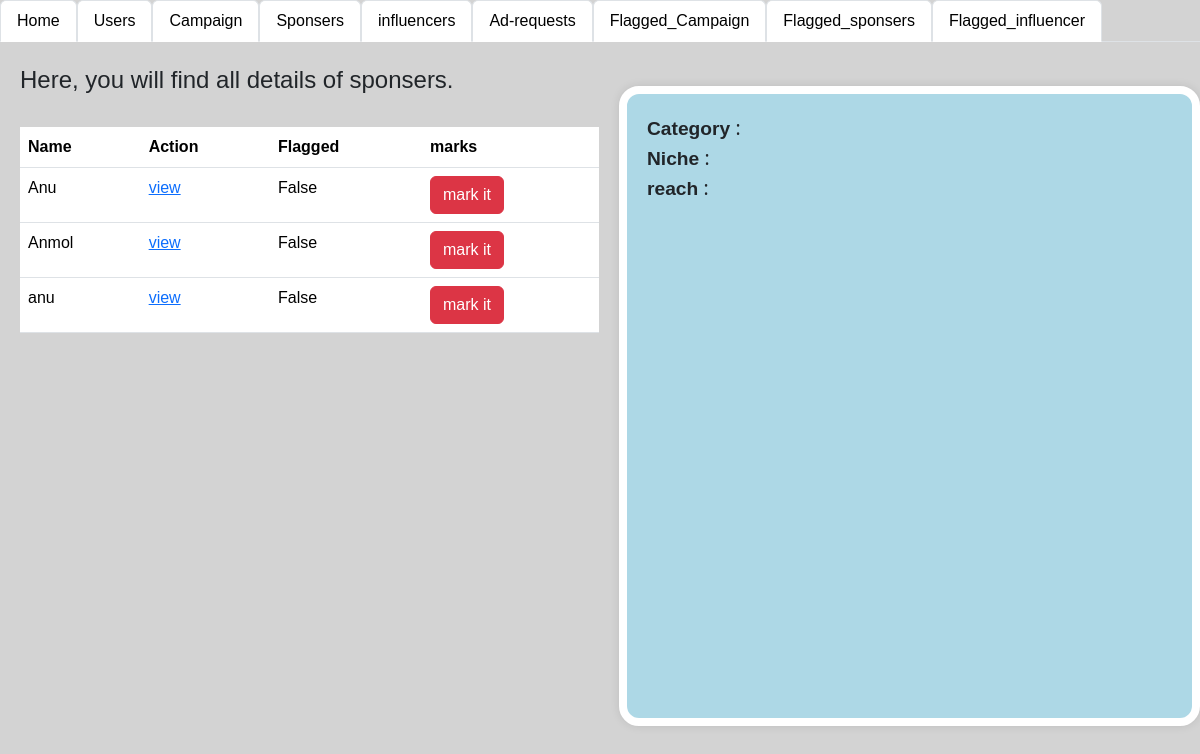
/admin_info, run on an earlier commit of the app's database.
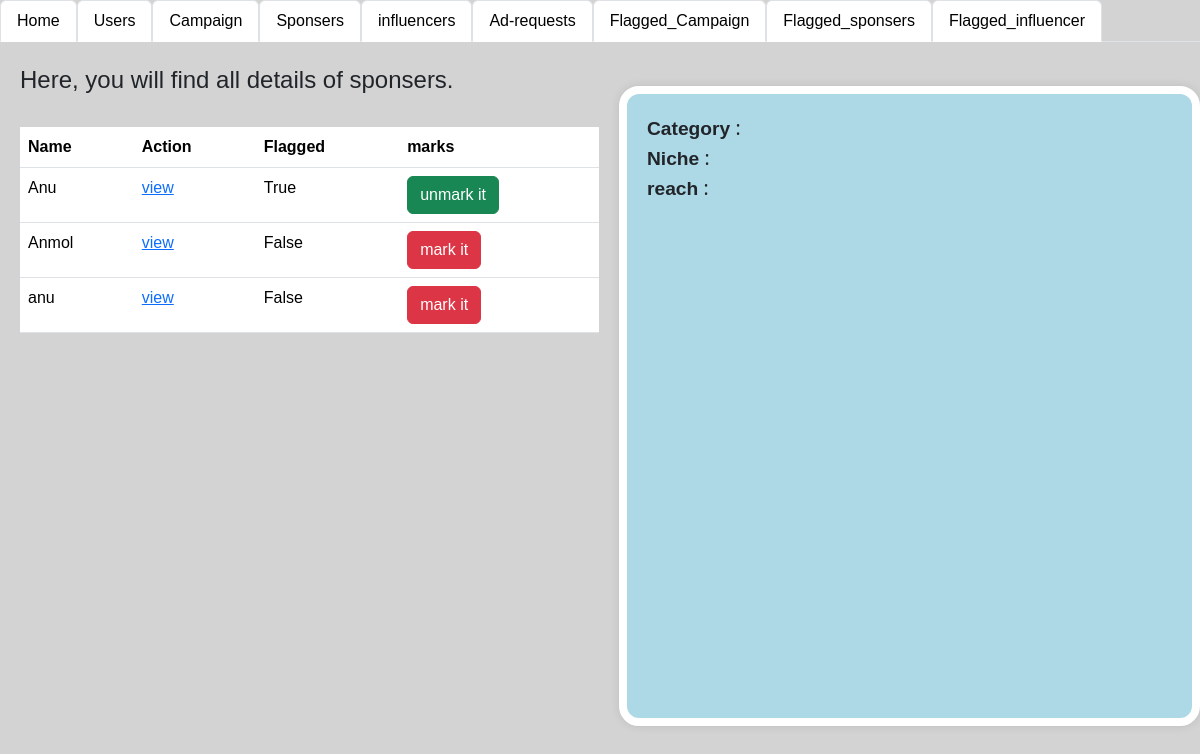
And on a later commit of the database.
### app.py (models this page shows)
class influencer(db.Model):
    __tablename__='influcener'
    influencer_id=db.Column(db.Integer,primary_key=True,autoincrement=True)
    name=db.Column(db.String,db.ForeignKey(user.username))
    Category=db.Column(db.String)
    Niche=db.Column(db.String)
    reach=db.Column(db.Integer)
    user_id=db.Column(db.Integer,db.ForeignKey(user.user_id))
    photo_path = db.Column(db.String)
    flagged_info=db.Column(db.Boolean, default=False)

### app.py (the view)
@app.route("/admin_info",methods=["GET"])
def admin_info():
    infodata=db.session.query(influencer).all()
    info12=None
    return render_template("admin_info.html",infodata=infodata,info12=info12)

### templates/admin_info.html (shortened to what this page needs)
<!DOCTYPE html>
<html lang="en">
<head>
    <link rel="stylesheet" href="\static\style.css">
    <link href="https://cdn.jsdelivr.net/npm/bootstrap@5.3.3/dist/css/bootstrap.min.css" rel="stylesheet">
</head>
<body style="background-color: lightgray;">
  <ul class="nav nav-tabs">
    <li class="nav-item">
      <a class="nav-link active" aria-current="page" href="/login">Home</a>
    </li>
    <li class="nav-item">
      <a class="nav-link active" aria-current="page" href="/login_users">Users</a>
    </li>
    <li class="nav-item">
      <a class="nav-link active" aria-current="page" href="/login_camp" >Campaign</a>
    </li>
    <li class="nav-item">
      <a class="nav-link active" aria-current="page" href="/admin_spons" >Sponsers</a>
    </li>
    <li class="nav-item">
        <a class="nav-link active" aria-current="page" href="/admin_info" >influencers</a>
      </li>
    <li class="nav-item">
        <a class="nav-link active" aria-current="page" href="/admin_adreq" >Ad-requests</a>
    </li>
    <li class="nav-item">
      <a class="nav-link active" aria-current="page" href="" >Flagged_Campaign</a>
    </li>
    <li class="nav-item">
      <a class="nav-link active" aria-current="page" href="" >Flagged_sponsers</a>
    </li>
    <li class="nav-item">
      <a class="nav-link active" aria-current="page" href="" >Flagged_influencer</a>
    </li>
  </ul>
  <div class="seperate">
    <div style="width: 50%; margin-left: 20px;">
        <h4>Here, you will find all details of sponsers.</h4><br>
        <table class="table table-hover">
          <tr>
            <th>Name</th>
            <th>Action</th>
            <th>Flagged</th>
            <th>marks</th>
          </tr>
            {% for i in infodata %}
          <tr>
            <td>{{i.name}}</td>
            <td><a href="/admin_info/{{i.influencer_id}}">view</a></td>
            <td>{{i.flagged_info}}</td>
            {% if i.flagged_info == false %}
            <td><a class="btn btn-danger" href="/admin_info_flag/{{i.influencer_id}}">mark it</a></td>
            {% else %}
            <td><a class="btn btn-success" href="/admin_info_flag_false/{{i.influencer_id}}">unmark it</a></td>
            {% endif %}
        </tr>
            {% endfor %}
        </table>
    </div >
    <div class="admin_camp_details">
     <b> Category </b>: {{info12.Category }}<br>
     <b> Niche </b>: {{info12.Niche}}<br>
     <b> reach </b>: {{info12.reach}}<br>
    </div>
  </div>
</body>
</html>

### static/style.css (style rules this page uses)
* { font-family:Tahoma, Geneva, Verdana, sans-serif; height: auto; }
.seperate { display: flex; }
.admin_camp_details { font-family: 'Segoe UI'; font-size: larger; text-align:start; align-items: center; border-radius: 20px; height: 80vh; width: 50%; margin-left: 20px; border: 8px solid white; background-color:lightblue; padding: 20px; box-shadow: 0 0 10px rgba(0, 0, 0, 0.1); margin-top: 20px; }

What changed in the data, as far as the page shows it:
changed influencer "Anu": flagged_info "False" → "True"; flagged_info "mark it" → "unmark it"
